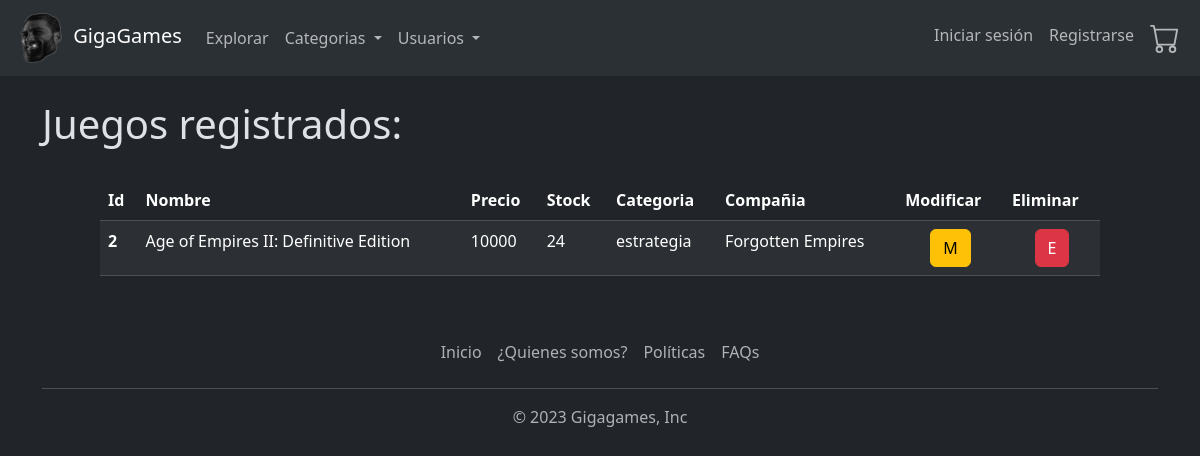
Screenshot of /mantenedor/listado_juegos/ with the database file from the repository.
### GigaGames/models.py (models this page shows, shortened)
class Juego(models.Model):
    nombre = models.CharField(max_length=200)
    descripcion = models.TextField(null=True, blank=True)
    imagen = models.ImageField(upload_to="cover", null=True, blank=True)
    precio = models.IntegerField()
    stock = models.IntegerField()
    Categoria = models.ForeignKey(Categoria,on_delete=models.CASCADE)
    compania = models.ForeignKey(Compania,on_delete=models.CASCADE)

class Categoria(models.Model):
    nombre = models.CharField(max_length=200, verbose_name='Nombre de la categoria')
    def __str__(self):
        return self.nombre

class Compania(models.Model):
    nombre = models.CharField(max_length=200)
    def __str__(self):
        return self.nombre

### GigaGames/views.py (the view)
# urls.py: path('mantenedor/listado_juegos/', modificar_juego_lista, name="modificar_juego_lista"),
def modificar_juego_lista(request):
    juegos = Juego.objects.all()
    data = {
        'juegos' : juegos
    }
    return render(request, "mantenedor/juego/listado_juegos.html", data)

### GigaGames/templates/mantenedor/juego/listado_juegos.html (shortened to what this page needs)
{% extends "base.html" %}
{% block contenido %}
<br>
    <div class="container">
        <h1>
            Juegos registrados:
        </h1>
    </div>
<br>
<div class="d-flex justify-content-center mx-auto" style="max-width: 1000px;">
    <table class="table table-striped">
        <thead>
            <tr>
                <th scope="col">Id</th>
                <th scope="col">Nombre</th>
                <th scope="col">Precio</th>
                <th scope="col">Stock</th>
                <th scope="col">Categoria</th>
                <th scope="col">Compañia</th>
                <th scope="col">Modificar</th>
                <th scope="col">Eliminar</th>
            </tr>
        </thead>
        <tbody>
            {% for juego in juegos %}
            <tr>
                <th>{{ juego.id }}</th>
                <td>{{ juego.nombre }}</td>
                <td>{{ juego.precio }}</td>
                <td>{{ juego.stock }}</td>
                <td>{{ juego.Categoria }}</td>
                <td>{{ juego.compania }}</td>
                <td align="center"><a href="{% url 'modificar_juego' idjuego=juego.id %}" class="btn btn-warning">M</a></td>
                <td align="center"><a href="{% url 'eliminar_juego' idjuego=juego.id %}" class="btn btn-danger">E</a></td>
            </tr>
            {% endfor %}
        </tbody>
        </table>
    </div>
{% endblock %}

### rows the page displays
Juego: id "2", nombre "Age of Empires II: Definitive Edition", precio "10000", stock "24", Categoria "estrategia", compania "Forgotten Empires"
